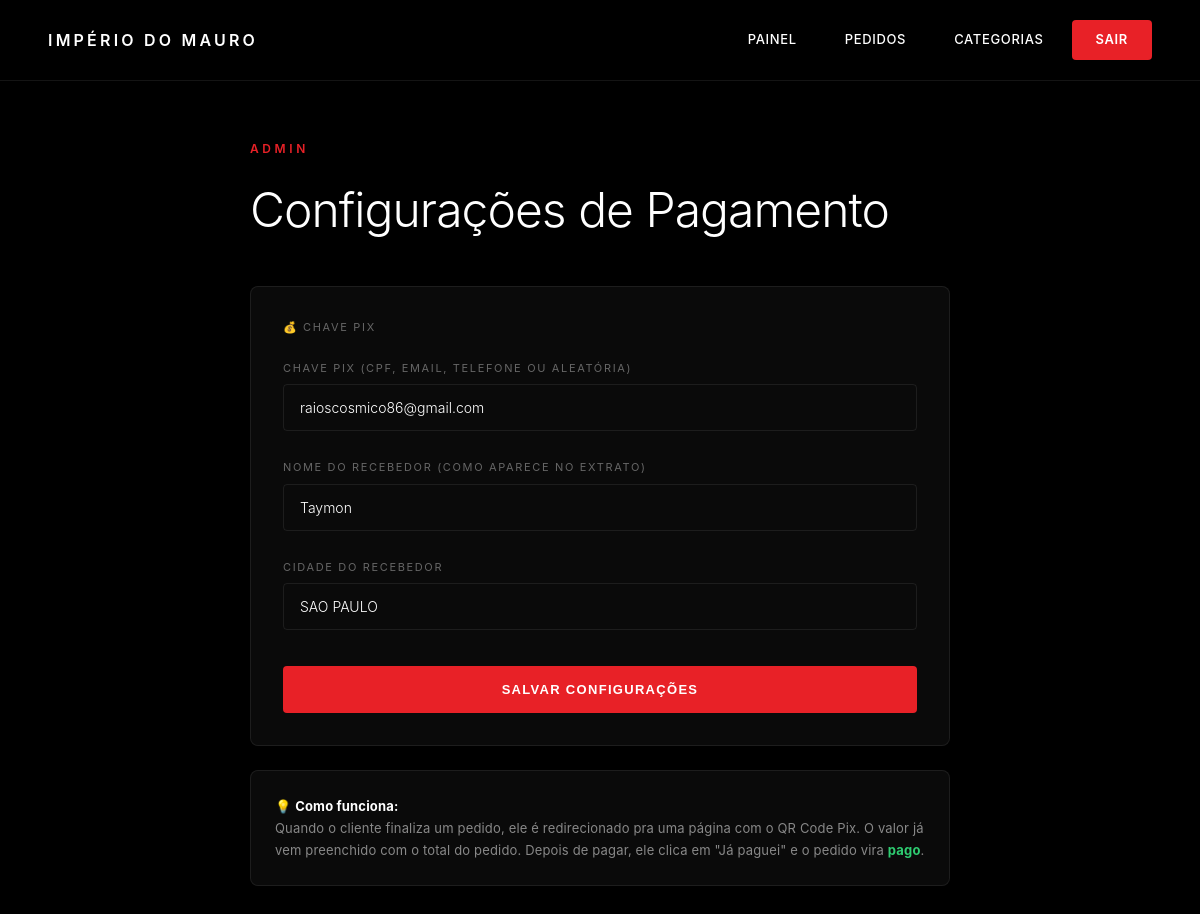
Screenshot of /admin/config (signed in) with the database file from the repository.
### tables this page shows
CREATE TABLE config (chave TEXT PRIMARY KEY, valor TEXT);

### app.py (the view, shortened to what this page needs)
@app.route("/admin/config", methods=["GET", "POST"])
def admin_config():
    if "adm" not in session:
        return redirect(url_for("login"))
    return render_template("admin_config.html",
                           pix_chave=get_config("pix_chave") or "",
                           pix_nome=get_config("pix_nome") or "",
                           pix_cidade=get_config("pix_cidade") or "")

### app.py (called while the page is built)
@app.before_request
def checar_manutencao():
    rotas_livres = ["/login", "/manutencao", "/static/favicon.svg"]
    if request.path.startswith("/static/"):
        return
    if request.path in rotas_livres:
        return
    if session.get("adm"):
        return
    if MODO_MANUTENCAO:
        return render_template("manutencao.html"), 503

@app.context_processor
def injetar_contexto():
    carrinho = session.get("carrinho", {})
    total_itens = sum(carrinho.values()) if carrinho else 0
    return {
        "total_carrinho": total_itens,
        "cliente_logado": session.get("cliente_id") is not None,
        "cliente_nome": session.get("cliente_nome", "")
    }

def get_config(chave):
    conn = sqlite3.connect(DB)
    c = conn.cursor()
    c.execute("SELECT valor FROM config WHERE chave=?", (chave,))
    row = c.fetchone()
    conn.close()
    return row[0] if row else None

### templates/admin_config.html (shortened to what this page needs)
<!DOCTYPE html>
<html lang="pt-br">
<head>
    <link rel="stylesheet" href="/static/css/style.css">
</head>
<body>
    <nav class="navbar-tesla">
        <a href="/" class="logo">Império do Mauro</a>
        <div class="nav-links" style="margin-left: auto;">
            <a href="/painel">Painel</a>
            <a href="/admin/pedidos">Pedidos</a>
            <a href="/admin/categorias">Categorias</a>
            <a href="/logout" class="btn-tesla">Sair</a>
        </div>
    </nav>
    <section style="padding: 140px 48px 40px;">
        <div style="max-width: 700px; margin: 0 auto;">
            <div class="section-header" style="text-align: left; margin-bottom: 40px;">
                <div class="section-label">Admin</div>
                <h1 class="section-title-tesla">Configurações de Pagamento</h1>
            </div>
            <div style="background: var(--gray-900); border: 1px solid var(--border-subtle); border-radius: 8px; padding: 32px;">
                <p style="font-size: 11px; letter-spacing: 0.15em; text-transform: uppercase; color: var(--gray-500); margin-bottom: 24px;">
                    💰 Chave Pix
                </p>
                <form method="POST">
                    <label style="display: block; font-size: 11px; letter-spacing: 0.15em; text-transform: uppercase; color: var(--gray-500); margin-bottom: 8px;">
                        Chave Pix (CPF, email, telefone ou aleatória)
                    </label>
                    <input type="text" name="pix_chave" class="input-tesla" value="{{ pix_chave }}" placeholder="sua-chave@pix.com" required>
                    <label style="display: block; font-size: 11px; letter-spacing: 0.15em; text-transform: uppercase; color: var(--gray-500); margin-bottom: 8px; margin-top: 12px;">
                        Nome do recebedor (como aparece no extrato)
                    </label>
                    <input type="text" name="pix_nome" class="input-tesla" value="{{ pix_nome }}" placeholder="Seu Nome" required maxlength="25">
                    <label style="display: block; font-size: 11px; letter-spacing: 0.15em; text-transform: uppercase; color: var(--gray-500); margin-bottom: 8px; margin-top: 12px;">
                        Cidade do recebedor
                    </label>
                    <input type="text" name="pix_cidade" class="input-tesla" value="{{ pix_cidade }}" placeholder="SAO PAULO" required maxlength="15">
                    <button type="submit" class="btn-tesla-full" style="margin-top: 20px;">Salvar configurações</button>
                </form>
            </div>
            <div style="background: var(--gray-900); border: 1px solid var(--border-subtle); border-radius: 8px; padding: 24px; margin-top: 24px;">
                <p style="color: var(--gray-400); font-size: 13px; line-height: 1.7;">
                    💡 <strong style="color: var(--white);">Como funciona:</strong><br>
                    Quando o cliente finaliza um pedido, ele é redirecionado pra uma página com o QR Code Pix.
                    O valor já vem preenchido com o total do pedido. Depois de pagar, ele clica em "Já paguei" e o pedido vira <strong style="color: #2ecc71;">pago</strong>.
                </p>
            </div>
        </div>
    </section>
</body>
</html>

### static/css/style.css (style rules this page uses)
:root { --black: #000000; --white: #ffffff; --gray-900: #0a0a0a; --gray-800: #111111; --gray-700: #1a1a1a; --gray-500: #666666; --gray-400: #888888; --gray-300: #bbbbbb; --tesla-red: #e82127; --tesla-red-hover: #c41c21; --border-subtle: rgba(255,255,255,0.08); --font: -apple-system, BlinkMacSystemFont, 'Segoe UI', 'Inter', 'Helvetica Neue', Arial, sans-serif; }
* { box-sizing: border-box; margin: 0; padding: 0; }
html { scroll-behavior: smooth; }
body { background: var(--black); color: var(--white); font-family: var(--font); font-weight: 400; line-height: 1.5; letter-spacing: 0.01em; -webkit-font-smoothing: antialiased; min-height: 100vh; }
.navbar-tesla { position: fixed; top: 0; left: 0; right: 0; padding: 20px 48px; display: flex; align-items: center; gap: 32px; background: rgba(0,0,0,0.72); backdrop-filter: blur(20px); -webkit-backdrop-filter: blur(20px); z-index: 1000; transition: all 0.3s ease; border-bottom: 1px solid var(--border-subtle); }
.navbar-tesla .logo { font-size: 16px; font-weight: 600; letter-spacing: 0.2em; text-transform: uppercase; color: var(--white); text-decoration: none; white-space: nowrap; }
.navbar-tesla .nav-links { display: flex; align-items: center; gap: 8px; }
.navbar-tesla .nav-links a { color: var(--white); text-decoration: none; font-size: 13px; font-weight: 500; letter-spacing: 0.05em; padding: 10px 20px; border-radius: 4px; transition: all 0.2s; text-transform: uppercase; }
.btn-tesla { background: var(--tesla-red) !important; color: var(--white) !important; padding: 10px 24px !important; border-radius: 4px !important; font-weight: 600 !important; letter-spacing: 0.05em !important; transition: all 0.2s !important; border: none; cursor: pointer; text-decoration: none; display: inline-block; font-size: 13px; text-transform: uppercase; }
.section-header { margin-bottom: 60px; text-align: center; }
.section-label { font-size: 12px; letter-spacing: 0.3em; text-transform: uppercase; color: var(--tesla-red); font-weight: 600; margin-bottom: 16px; }
.section-title-tesla { font-size: clamp(28px, 4vw, 48px); font-weight: 300; letter-spacing: -0.02em; color: var(--white); }
.input-tesla { width: 100%; padding: 14px 16px; background: transparent; border: 1px solid var(--border-subtle); border-radius: 4px; color: var(--white); font-size: 14px; font-family: var(--font); font-weight: 300; margin-bottom: 16px; transition: all 0.2s; }
.input-tesla::placeholder { color: var(--gray-500); }
.btn-tesla-full { width: 100%; padding: 16px; background: var(--tesla-red); color: var(--white); border: none; border-radius: 4px; font-size: 13px; letter-spacing: 0.1em; text-transform: uppercase; font-weight: 600; cursor: pointer; transition: all 0.2s; margin-top: 8px; }

### rows the page displays
config: pix_chave "raioscosmico86@gmail.com"
config: pix_nome "Taymon"
config: pix_cidade "SAO PAULO"
